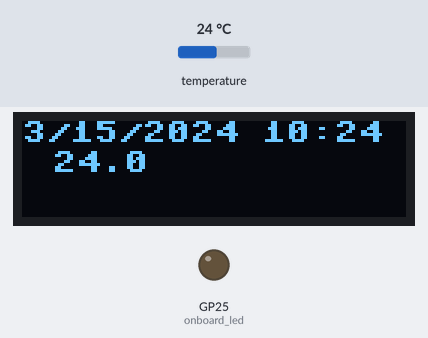
Bench run of a program on a simulated Raspberry Pi Pico running MicroPython. Parts: 128×32 one-colour display, output pins drawn as LEDs (lit = HIGH). The test bench sets the inputs (shaded band); at power-on: temperature 24 °C. The clock reads 2024-03-15 10:24:30 at power-on unless the program sets it; what the program prints to the serial console is not drawn.

Above: at 1.2 s.
1.3 s: temperature set to 12 °C
At 6.2 s:
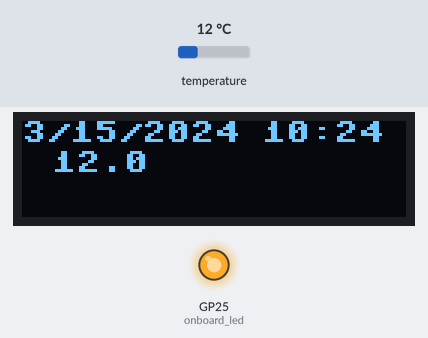
7.1 s: temperature set to 19 °C
At 10.1 s:
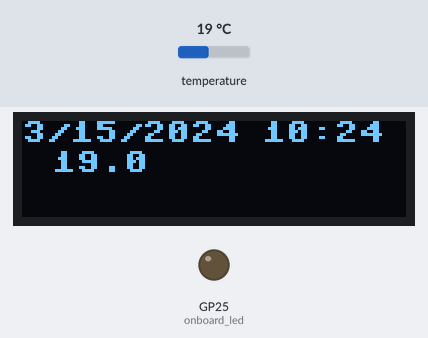
12.6 s: temperature set to 28 °C
At 16.0 s:
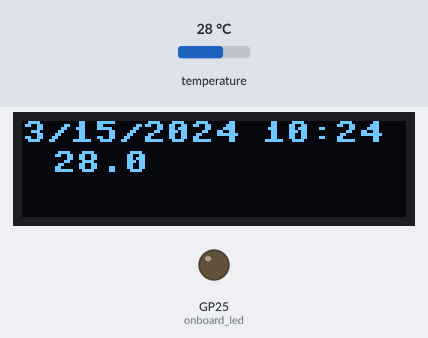
Timing chart, 0 to 24.2 s (numbered marks = the images above; inputs shaded):
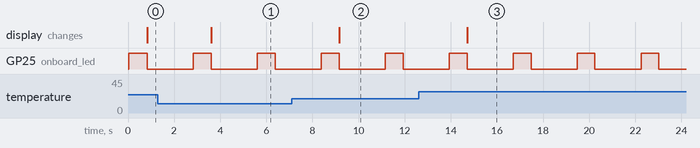

The program:

main.py
```python
from machine import Pin, I2C, RTC
from ssd1306 import SSD1306_I2C
import onewire
import ds18x20
import time
import utime
import binascii
from urtc import DS1307
r=machine.RTC()

# clock i2c
i2c_rtc = I2C(1, sda=Pin(2), scl=Pin(3), freq=400000)
rtc = DS1307(i2c_rtc)
# lcd i2c
i2c_lcd = I2C(0,sda=Pin(0), scl=Pin(1), freq=400000)
oled = SSD1306_I2C(128, 32, i2c_lcd)
oled.text("Ready... ",12,8)
oled.show()

onboard_led = Pin(25, Pin.OUT)
onboard_led.on()

ds_pin = Pin(16)

ds18b20_sensor = ds18x20.DS18X20(onewire.OneWire(ds_pin))

sensors = ds18b20_sensor.scan()

print('Found DS18B20: ', sensors)

while True:
    onboard_led.on()
    oled.fill(0)
    ds18b20_sensor.convert_temp()
    time.sleep_ms(750)
    temp = ""
    cnt = 0
    temp = []
    if not sensors:
        sensors = ds18b20_sensor.scan()
        print('Found DS18B20: ', sensors)

    for device in sensors:
        cnt += 1
        if cnt > 3:
            cnt=0
        s = binascii.hexlify(device)
        readable_string = s.decode('ascii')
        temp.append(str(round(ds18b20_sensor.read_temp(device),1)))

    (year,month,date,day,hour,minute,second,p1)=rtc.datetime()
    time_str = "{}/{}/{} {:02}:{:02}".format(month, date, year, hour, minute)
    oled.text(time_str, 0,0)
    oled.text(" ".join(temp[:3]),10,10)
    oled.text(" ".join(temp[3:]),10,20)
    oled.show()
    print(time_str)
    print("%s" % temp)
    onboard_led.off()
    print("======================\n")
    time.sleep_ms(2000)
```

Measured:
- after the input at 1.3 s, the display: changes after 2.3 s (image 1)
- after the input at 7.1 s, the display: changes after 2.1 s (image 2)
- after the input at 12.6 s, the display: changes after 2.1 s (image 3)
- by itself, GP25 (onboard_led): alternates HIGH for 0.77 s and LOW for 2.0 s
